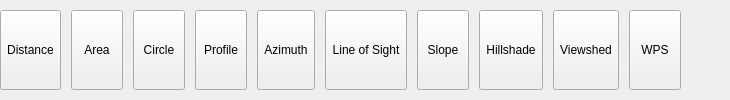
          <widget class="QWidget" name="mAnalysisTab">
           <attribute name="title">
            <string>Analysis</string>
           </attribute>
           <layout class="QGridLayout" name="gridLayout_5">
            <property name="leftMargin">
             <number>0</number>
            </property>
            <property name="topMargin">
             <number>10</number>
            </property>
            <property name="rightMargin">
             <number>0</number>
            </property>
            <property name="bottomMargin">
             <number>10</number>
            </property>
            <property name="horizontalSpacing">
             <number>10</number>
            </property>
            <property name="verticalSpacing">
             <number>0</number>
            </property>
            <item row="0" column="11">
             <spacer name="horizontalSpacer_5">
              <property name="orientation">
               <enum>Qt::Horizontal</enum>
              </property>
              <property name="sizeHint" stdset="0">
               <size>
                <width>49</width>
                <height>20</height>
               </size>
              </property>
             </spacer>
            </item>
            <item row="0" column="1">
             <widget class="QgsRibbonButton" name="mAreaButton">
              <property name="sizePolicy">
               <sizepolicy hsizetype="MinimumExpanding" vsizetype="Fixed">
                <horstretch>0</horstretch>
                <verstretch>0</verstretch>
               </sizepolicy>
              </property>
              <property name="minimumSize">
               <size>
                <width>52</width>
                <height>80</height>
               </size>
              </property>
              <property name="maximumSize">
               <size>
                <width>114</width>
                <height>80</height>
               </size>
              </property>
              <property name="text">
               <string>Area</string>
              </property>
              <property name="iconSize">
               <size>
                <width>32</width>
                <height>32</height>
               </size>
              </property>
             </widget>
            </item>
            <item row="0" column="5">
             <widget class="QgsRibbonButton" name="mAzimuthButton">
              <property name="sizePolicy">
               <sizepolicy hsizetype="MinimumExpanding" vsizetype="Fixed">
                <horstretch>0</horstretch>
                <verstretch>0</verstretch>
               </sizepolicy>
              </property>
              <property name="minimumSize">
               <size>
                <width>52</width>
                <height>80</height>
               </size>
              </property>
              <property name="maximumSize">
               <size>
                <width>114</width>
                <height>80</height>
               </size>
              </property>
              <property name="text">
               <string>Azimuth</string>
              </property>
              <property name="iconSize">
               <size>
                <width>32</width>
                <height>32</height>
               </size>
              </property>
             </widget>
            </item>
            <item row="0" column="0">
             <widget class="QgsRibbonButton" name="mDistanceButton">
              <property name="sizePolicy">
               <sizepolicy hsizetype="MinimumExpanding" vsizetype="Fixed">
                <horstretch>0</horstretch>
                <verstretch>0</verstretch>
               </sizepolicy>
              </property>
              <property name="minimumSize">
               <size>
                <width>52</width>
                <height>80</height>
               </size>
              </property>
              <property name="maximumSize">
               <size>
                <width>114</width>
                <height>80</height>
               </size>
              </property>
              <property name="text">
               <string>Distance</string>
              </property>
              <property name="iconSize">
               <size>
                <width>32</width>
                <height>32</height>
               </size>
              </property>
             </widget>
            </item>
            <item row="0" column="8">
             <widget class="QgsRibbonButton" name="mHillshadeButton">
              <property name="sizePolicy">
               <sizepolicy hsizetype="MinimumExpanding" vsizetype="Fixed">
                <horstretch>0</horstretch>
                <verstretch>0</verstretch>
               </sizepolicy>
              </property>
              <property name="minimumSize">
               <size>
                <width>52</width>
                <height>80</height>
               </size>
              </property>
              <property name="maximumSize">
               <size>
                <width>114</width>
                <height>80</height>
               </size>
              </property>
              <property name="text">
               <string>Hillshade</string>
              </property>
              <property name="iconSize">
               <size>
                <width>32</width>
                <height>32</height>
               </size>
              </property>
             </widget>
            </item>
            <item row="0" column="6">
             <widget class="QgsRibbonButton" name="mLineOfSightButton">
              <property name="sizePolicy">
               <sizepolicy hsizetype="MinimumExpanding" vsizetype="Fixed">
                <horstretch>0</horstretch>
                <verstretch>0</verstretch>
               </sizepolicy>
              </property>
              <property name="minimumSize">
               <size>
                <width>52</width>
                <height>80</height>
               </size>
              </property>
              <property name="maximumSize">
               <size>
                <width>114</width>
                <height>80</height>
               </size>
              </property>
              <property name="text">
               <string>Line of Sight</string>
              </property>
              <property name="iconSize">
               <size>
                <width>32</width>
                <height>32</height>
               </size>
              </property>
             </widget>
            </item>
            <item row="0" column="2">
             <widget class="QgsRibbonButton" name="mMeasureCircleButton">
              <property name="sizePolicy">
               <sizepolicy hsizetype="MinimumExpanding" vsizetype="Fixed">
                <horstretch>0</horstretch>
                <verstretch>0</verstretch>
               </sizepolicy>
              </property>
              <property name="minimumSize">
               <size>
                <width>52</width>
                <height>80</height>
               </size>
              </property>
              <property name="maximumSize">
               <size>
                <width>114</width>
                <height>80</height>
               </size>
              </property>
              <property name="text">
               <string>Circle</string>
              </property>
              <property name="iconSize">
               <size>
                <width>32</width>
                <height>32</height>
               </size>
              </property>
             </widget>
            </item>
            <item row="0" column="4">
             <widget class="QgsRibbonButton" name="mProfileButton">
              <property name="sizePolicy">
               <sizepolicy hsizetype="MinimumExpanding" vsizetype="Fixed">
                <horstretch>0</horstretch>
                <verstretch>0</verstretch>
               </sizepolicy>
              </property>
              <property name="minimumSize">
               <size>
                <width>52</width>
                <height>80</height>
               </size>
              </property>
              <property name="maximumSize">
               <size>
                <width>114</width>
                <height>80</height>
               </size>
              </property>
              <property name="text">
               <string>Profile</string>
              </property>
              <property name="iconSize">
               <size>
                <width>32</width>
                <height>32</height>
               </size>
              </property>
             </widget>
            </item>
            <item row="0" column="7">
             <widget class="QgsRibbonButton" name="mSlopeButton">
              <property name="sizePolicy">
               <sizepolicy hsizetype="MinimumExpanding" vsizetype="Fixed">
                <horstretch>0</horstretch>
                <verstretch>0</verstretch>
               </sizepolicy>
              </property>
              <property name="minimumSize">
               <size>
                <width>52</width>
                <height>80</height>
               </size>
              </property>
              <property name="maximumSize">
               <size>
                <width>114</width>
                <height>80</height>
               </size>
              </property>
              <property name="text">
               <string>Slope</string>
              </property>
              <property name="iconSize">
               <size>
                <width>32</width>
                <height>32</height>
               </size>
              </property>
             </widget>
            </item>
            <item row="0" column="9">
             <widget class="QgsRibbonButton" name="mViewshedButton">
              <property name="sizePolicy">
               <sizepolicy hsizetype="MinimumExpanding" vsizetype="Fixed">
                <horstretch>0</horstretch>
                <verstretch>0</verstretch>
               </sizepolicy>
              </property>
              <property name="minimumSize">
               <size>
                <width>52</width>
                <height>80</height>
               </size>
              </property>
              <property name="maximumSize">
               <size>
                <width>114</width>
                <height>80</height>
               </size>
              </property>
              <property name="text">
               <string>Viewshed</string>
              </property>
              <property name="iconSize">
               <size>
                <width>32</width>
                <height>32</height>
               </size>
              </property>
             </widget>
            </item>
            <item row="0" column="10">
             <widget class="QgsRibbonButton" name="mWPSButton">
              <property name="sizePolicy">
               <sizepolicy hsizetype="MinimumExpanding" vsizetype="Fixed">
                <horstretch>0</horstretch>
                <verstretch>0</verstretch>
               </sizepolicy>
              </property>
              <property name="minimumSize">
               <size>
                <width>52</width>
                <height>80</height>
               </size>
              </property>
              <property name="maximumSize">
               <size>
                <width>114</width>
                <height>16777215</height>
               </size>
              </property>
              <property name="text">
               <string>WPS</string>
              </property>
              <property name="iconSize">
               <size>
                <width>32</width>
                <height>32</height>
               </size>
              </property>
             </widget>
            </item>
           </layout>
          </widget>
